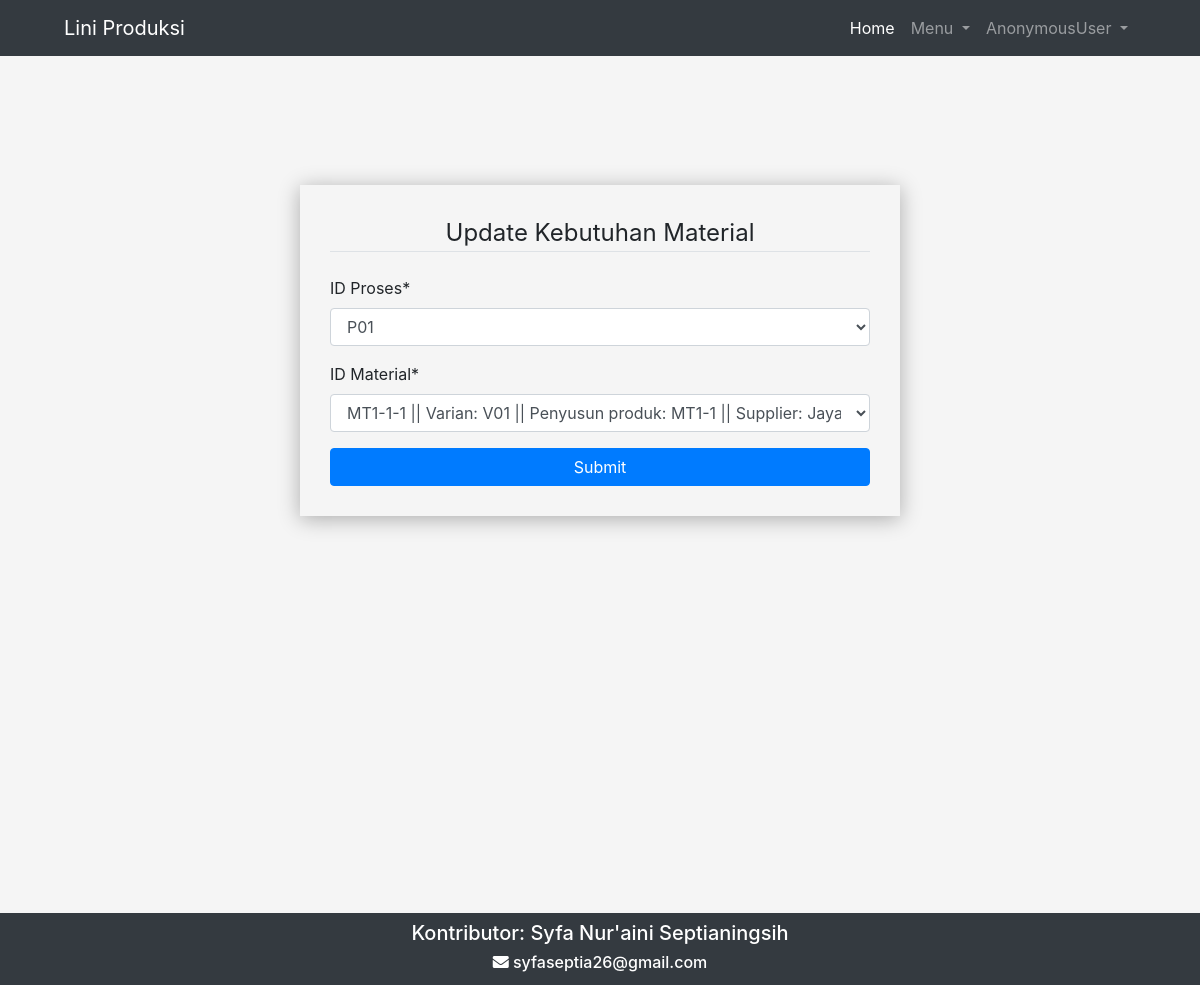
The app's page /liniProduksi/updateMaterial/72 with its own data.
### liniProduksi/models.py (models this page shows, shortened)
class KebutuhanMaterial(models.Model):
    stasiunKerja = models.ForeignKey('StasiunKerja', to_field='idStasiunKerja', on_delete=models.CASCADE)
    proses = models.ForeignKey('Proses', to_field='idProses', on_delete=models.CASCADE)
    material = models.OneToOneField('produk.Material', on_delete=models.CASCADE, related_name='kebutuhanMaterial')
    jumlahMaterialPerCycleTime = models.IntegerField(default=0)
    jumlahMaterialKumulatif = models.IntegerField(default=0)

### liniProduksi/viewsMaterial.py (the view, shortened to what this page needs)
# urls.py: path('updateMaterial/<str:update_id>', viewsMaterial.updateMaterial, name='updateMaterial'),
def updateMaterial(request, update_id):
    kebutuhanMaterial_update = KebutuhanMaterial.objects.get(id=update_id)
    kebutuhanMaterial_form = KebutuhanMaterialForm(request.POST or None, instance=kebutuhanMaterial_update)
    context = {
        'Judul': 'Update Kebutuhan Material',
        'kebutuhanMaterial_form': kebutuhanMaterial_form,
    }
    return render(request,'liniProduksi/newMaterial.html',context)

### liniProduksi/forms.py
class KebutuhanMaterialForm(forms.ModelForm):
    def __init__(self, material,*args, **kwargs):
        super(KebutuhanMaterialForm, self).__init__(*args, **kwargs)
        self.fields['material'].queryset = Material.objects.filter(namaSupplier__isnull=False).filter((Q(tanggalGanti__gt=datetime.datetime.today()) & Q(tanggalMulaiBerlaku__lte=datetime.datetime.today()))|(Q(tanggalGanti__isnull=True) & Q(tanggalMulaiBerlaku__lte=datetime.datetime.today()))).filter(Q(kebutuhanMaterial=self.instance))
        self.fields['material'].label_from_instance = lambda obj: "%s || Varian: %s || Penyusun produk: %s || Supplier: %s" % (obj.idMaterial, obj.varian, obj.penyusunProduk, obj.namaSupplier)
    class Meta:
        model = KebutuhanMaterial
        fields = [
            'proses',
            'material',
        ]
        labels = {
            'proses':'ID Proses',
            'material':'ID Material',
        }

### liniProduksi/models.py (called while the page is built)
    def __str__(self):
        return "{}".format(self.idProses)

### produk/models.py (called while the page is built)
    def __str__(self):
        return "{}".format(self.idVarian)

    def __str__(self):
        return "{}".format(self.idMaterial)

### liniProduksi/templates/liniProduksi/newMaterial.html (shortened to what this page needs)
{% extends "base.html" %}
{% load static %}
{% load crispy_forms_tags %}
{% block contents %}
    <div class="container" style="width: 50%;
    box-shadow: 0 3px 20px rgba(0,0,0,0.3);
    padding: 30px;
    margin-top: 185px;
    margin-bottom: 20px;
    margin-left: 25%">
        <form method="POST">
            <fieldset class="from-group">
                <legend class="border-bottom mb-4" align="center">{{Judul}}</legend>
                {{kebutuhanMaterial_form|crispy}}
            </fieldset>
            <button type="Submit" class="btn btn-primary" style="width: 100%;">Submit</button>
        </form>
    </div>
{% endblock contents %}

### records on screen
KebutuhanMaterial: proses "P01", material "MT1-1-1 || Varian: V01 || Penyusun produk: MT1-1 || Supplier: Jaya Abadi"

### other values on screen
{{ user }} "AnonymousUser"
{{ Judul }} "Update Kebutuhan Material"
